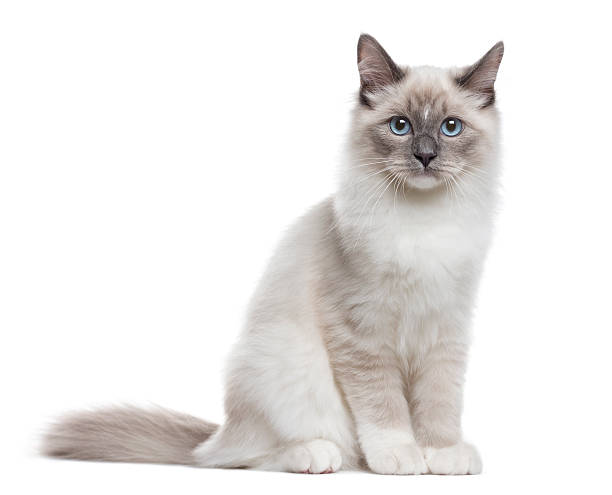
#> input picture gato1.jpg, 612 x 495 px, given in place of img1.jpg, which was not available
$ jupyter execute actividad_procesamiento.ipynb
#> lines starting #> are read from the running program, lines starting #| are printed output that depends on the picture; pictures that were not available may be replaced by others from this repository, and a replacement may not be noted
[cell 1]
import cv2
import numpy as np
from matplotlib import pyplot as plt

# Leer las imágenes
img1 = cv2.imread("img1.jpg")
#> img1 is the input picture: shape (495, 612, 3); mean B, G, R 231.6, 233.1, 235.4
img2 = cv2.imread("img2.jpg")
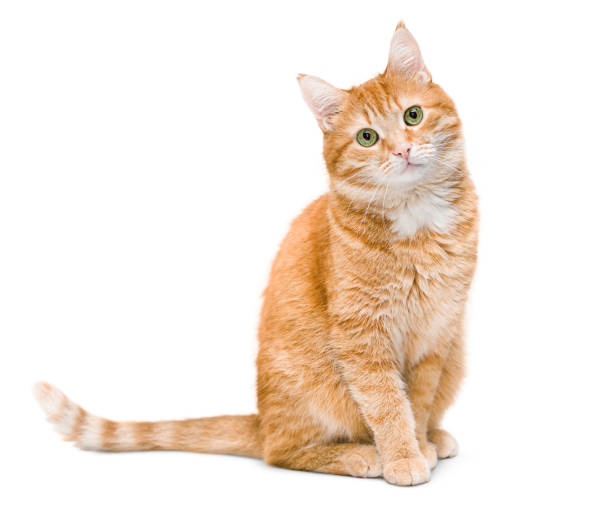
#> input picture img2.jpg, 612 x 531 px
#> img2 is the input picture: shape (531, 612, 3); mean B, G, R 224.7, 234.5, 245.6
img3 = cv2.imread("img3.jpg")
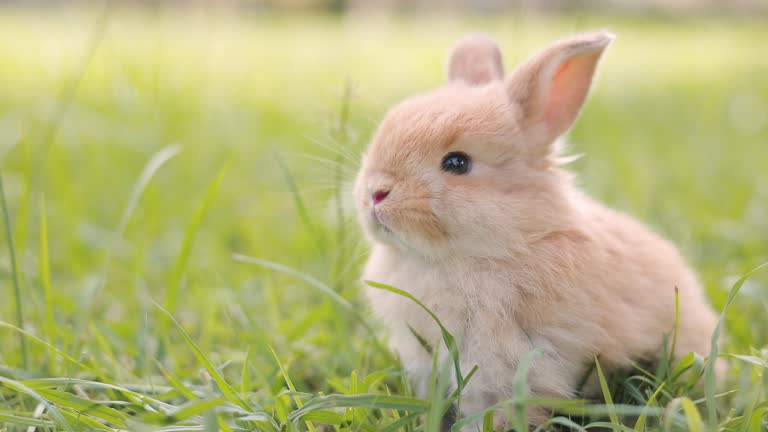
#> input picture img3.jpg, 768 x 432 px
#> img3 is the input picture: shape (432, 768, 3); mean B, G, R 123.9, 179.5, 182

# Verifica si las imágenes se cargaron
if img1 is None or img2 is None or img3 is None:
    print("Una o más imágenes no se encontraron.")
else:
    # Obtener las dimensiones máximas (alto, ancho)
    h_max = max(img1.shape[0], img2.shape[0], img3.shape[0])
#> h_max = 531
    w_max = max(img1.shape[1], img2.shape[1], img3.shape[1])
#> w_max = 768
    dim_max = (w_max, h_max)
#> dim_max = (768, 531)

    # Redimensionar todas las imágenes al tamaño de la más grande
    img1_resized = cv2.resize(img1, dim_max)
    img2_resized = cv2.resize(img2, dim_max)
    img3_resized = cv2.resize(img3, dim_max)
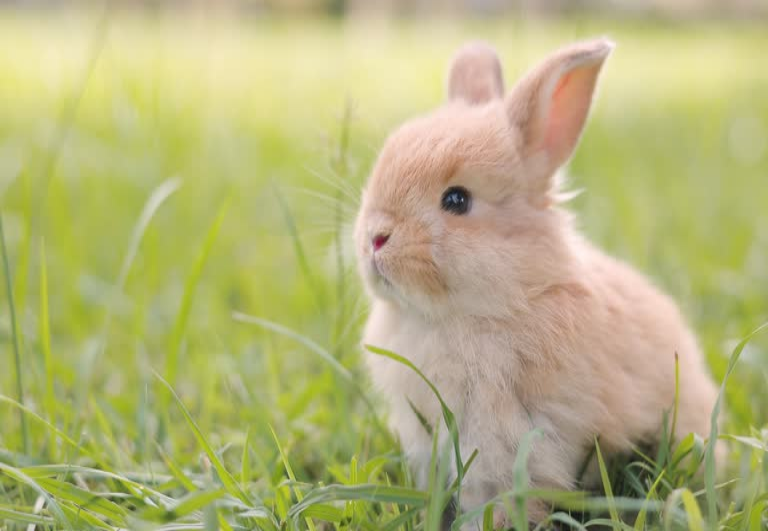
#> img3_resized: shape (531, 768, 3); mean B, G, R 123.8, 179.4, 182

    # Extraer canales individuales
    canal_r = img1_resized[:, :, 2]  # Rojo
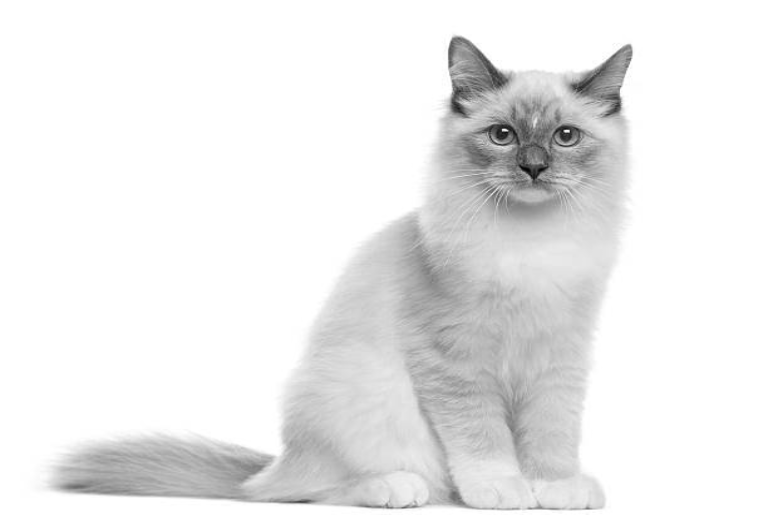
#> canal_r: shape (531, 768); min 4, max 255, mean 235.4
    canal_g = img2_resized[:, :, 1]  # Verde
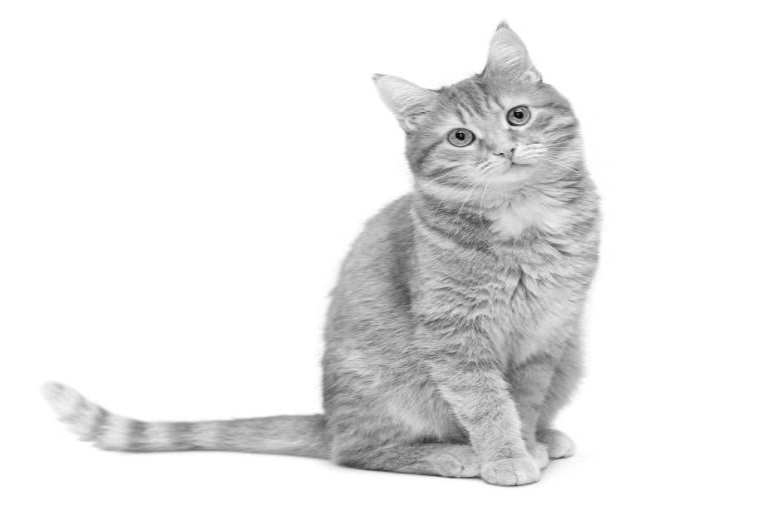
#> canal_g: shape (531, 768); min 0, max 255, mean 234.4
    canal_b = img3_resized[:, :, 0]  # Azul
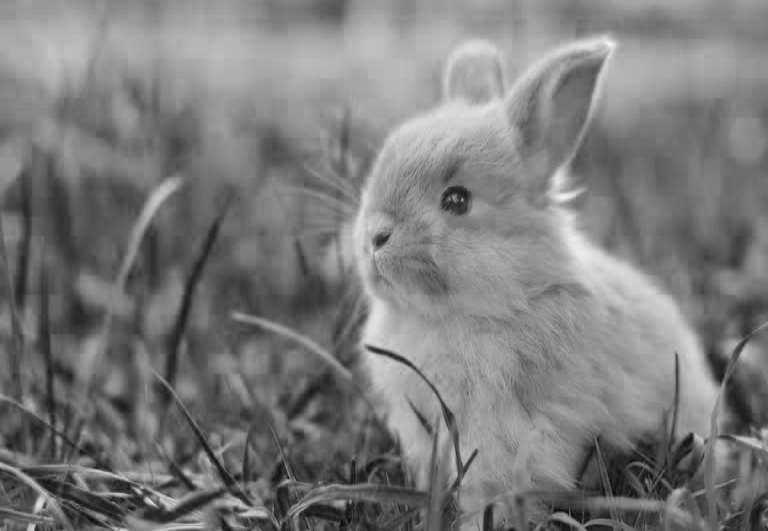
#> canal_b: shape (531, 768); min 6, max 243, mean 123.8

    # Combinar los canales en una nueva imagen
    combinada = cv2.merge([canal_b, canal_g, canal_r])
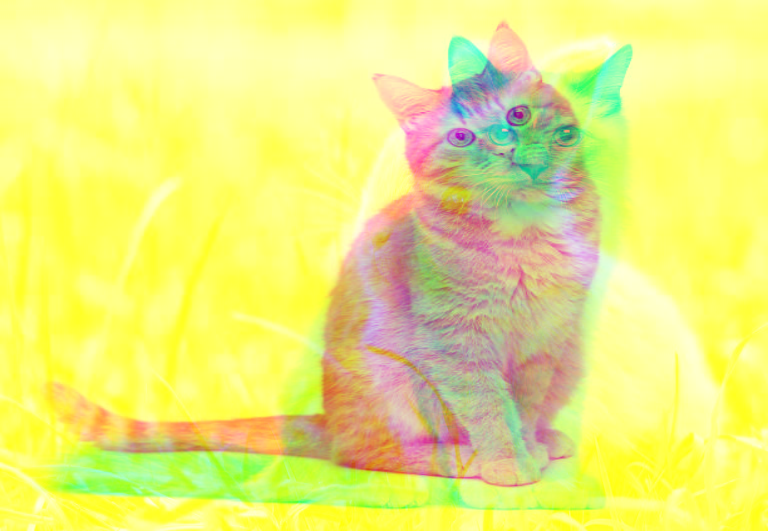
#> combinada: shape (531, 768, 3); mean B, G, R 123.8, 234.4, 235.4

    # Mostrar imagen combinada
    plt.imshow(cv2.cvtColor(combinada, cv2.COLOR_BGR2RGB))
    plt.title("Imagen combinada (R-G-B)")
    plt.axis("off")
    plt.show()

    # Guardar imagen combinada
    cv2.imwrite("combinada_rgb.png", combinada)

    # Crear imagen negativa (invertir colores)
    negativa = 255 - combinada
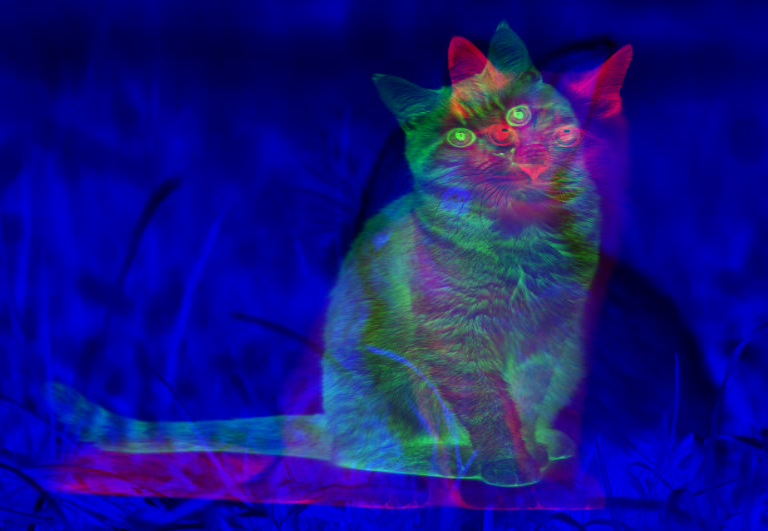
#> negativa: shape (531, 768, 3); mean B, G, R 131.2, 20.6, 19.6
    cv2.imwrite("negativa.png", negativa)

    # Convertir a escala de grises
    gris = cv2.cvtColor(negativa, cv2.COLOR_BGR2GRAY)
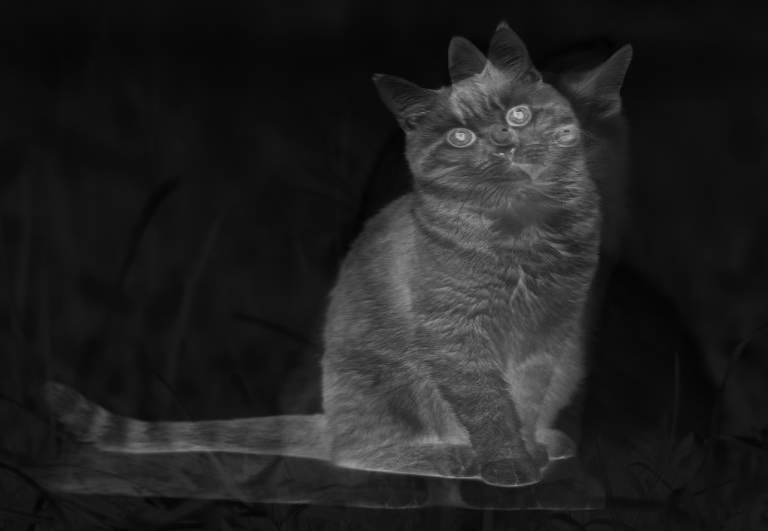
#> gris: shape (531, 768); min 1, max 197, mean 32.9
    cv2.imwrite("gris.png", gris)

    # Mostrar negativo y gris
    plt.figure(figsize=(10,4))
    plt.subplot(1, 2, 1)
    plt.imshow(cv2.cvtColor(negativa, cv2.COLOR_BGR2RGB))
    plt.title("Negativa")
    plt.axis("off")

    plt.subplot(1, 2, 2)
    plt.imshow(gris, cmap='gray')
    plt.title("Escala de grises")
    plt.axis("off")
    plt.show()
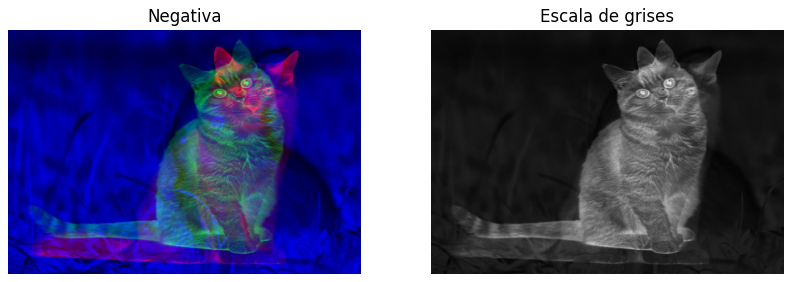
#> figure drawn by matplotlib, 2 panels

    print("Imágenes procesadas y guardadas: 'combinada_rgb.png', 'negativa.png', 'gris.png'")
